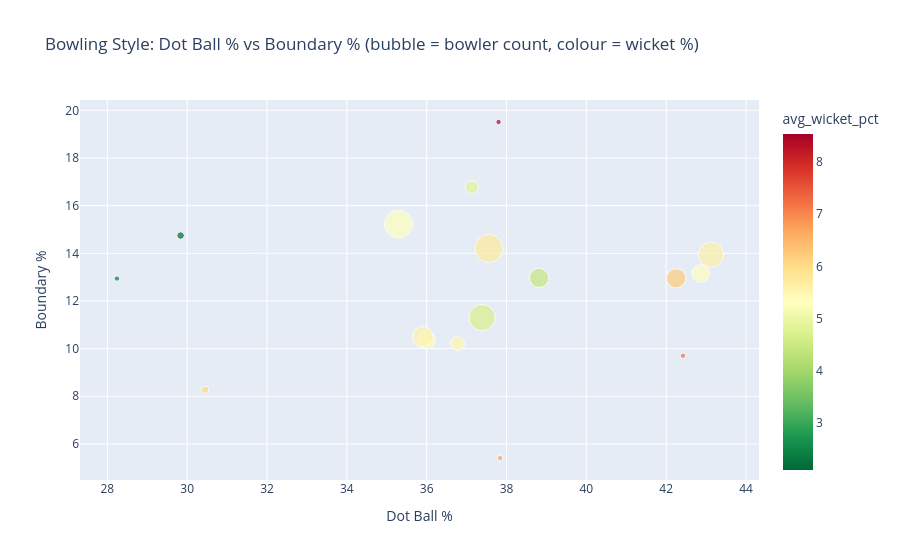

Notebook code for this chart:
### Code cell
# ── Dot ball % vs boundary % — bowling style comparison ──────────────────────
style_agg = bs[bs['balls_bowled']>=50].groupby('Bowler_Bowling_Style').agg(
    avg_dot_pct    = ('dot_ball_pct','mean'),
    avg_boundary   = ('boundary_pct','mean'),
    avg_wicket_pct = ('wicket_pct','mean'),
    count          = ('Bowler_Name','count')
).reset_index()

fig = px.scatter(
    style_agg, x='avg_dot_pct', y='avg_boundary',
    size='count', color='avg_wicket_pct',
    hover_name='Bowler_Bowling_Style',
    color_continuous_scale='RdYlGn_r',
    title='Bowling Style: Dot Ball % vs Boundary % (bubble = bowler count, colour = wicket %)',
    labels={'avg_dot_pct':'Dot Ball %','avg_boundary':'Boundary %'}
)
fig.show()

### Figure 1 — Plotly figure (JSON) as saved in the notebook; plotly's stock layout.template omitted (floating-point values rounded to 4 significant figures)
{"data": [{"hovertemplate": "<b>%{hovertext}</b><br><br>Dot Ball %=%{x}<br>Boundary %=%{y}<br>count=%{marker.size}<br>avg_wicket_pct=%{marker.color}<extra></extra>", "hovertext": ["left-arm fast", "left-arm fast-medium", "left-arm medium", "left-arm medium-fast", "left-arm wrist-spin", "legbreak", "legbreak googly", "right-arm fast", "right-arm fast-medium", "right-arm fast-medium,legbreak googly", "right-arm medium", "right-arm medium,legbreak", "right-arm medium-fast", "right-arm offbreak", "right-arm offbreak,legbreak", "right-arm offbreak,legbreak googly", "slow left-arm orthodox"], "legendgroup": "", "marker": {"color": [4.855, 6.242, 8.54, 5.348, 7.27, 5.42, 5.49, 5.653, 5.301, 6.76, 4.417, 2.35, 5.745, 5.546, 6.04, 2.095, 4.671], "coloraxis": "coloraxis", "size": [6, 13, 1, 11, 1, 11, 7, 22, 28, 1, 13, 1, 28, 15, 2, 2, 24], "sizemode": "area", "sizeref": 0.07, "symbol": "circle"}, "mode": "markers", "name": "", "orientation": "v", "showlegend": false, "type": "scatter", "x": [37.13, 42.25, 37.8, 42.87, 42.42, 36.0, 36.77, 43.12, 35.3, 37.84, 38.82, 28.24, 37.56, 35.9, 30.45, 29.84, 37.39], "xaxis": "x", "y": [16.77, 12.95, 19.51, 13.15, 9.7, 10.35, 10.21, 13.94, 15.23, 5.41, 12.97, 12.94, 14.2, 10.5, 8.275, 14.74, 11.3], "yaxis": "y"}], "layout": {"coloraxis": {"colorbar": {"title": {"text": "avg_wicket_pct"}}, "colorscale": [[0, "rgb(0,104,55)"], [0.1, "rgb(26,152,80)"], [0.2, "rgb(102,189,99)"], [0.3, "rgb(166,217,106)"], [0.4, "rgb(217,239,139)"], [0.5, "rgb(255,255,191)"], [0.6, "rgb(254,224,139)"], [0.7, "rgb(253,174,97)"], [0.8, "rgb(244,109,67)"], [0.9, "rgb(215,48,39)"], [1, "rgb(165,0,38)"]]}, "legend": {"itemsizing": "constant", "tracegroupgap": 0}, "title": {"text": "Bowling Style: Dot Ball % vs Boundary % (bubble = bowler count, colour = wicket %)"}, "xaxis": {"anchor": "y", "domain": [0, 1], "title": {"text": "Dot Ball %"}}, "yaxis": {"anchor": "x", "domain": [0, 1], "title": {"text": "Boundary %"}}}}
